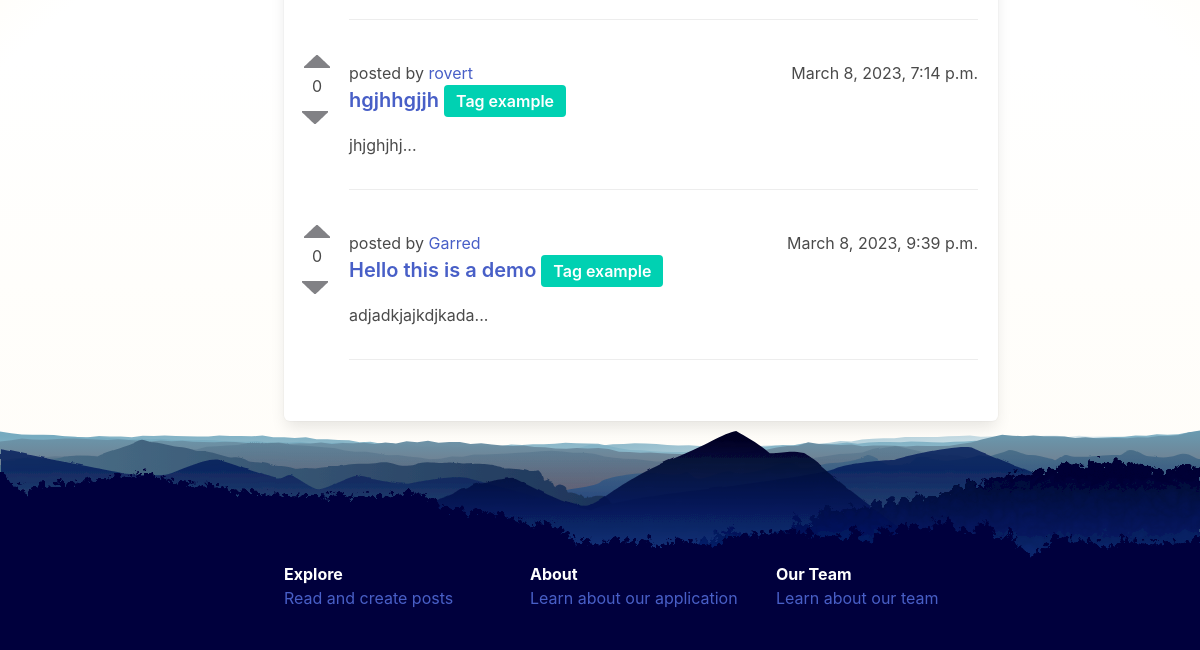
Before: /discussions (lower part) with the older database file.
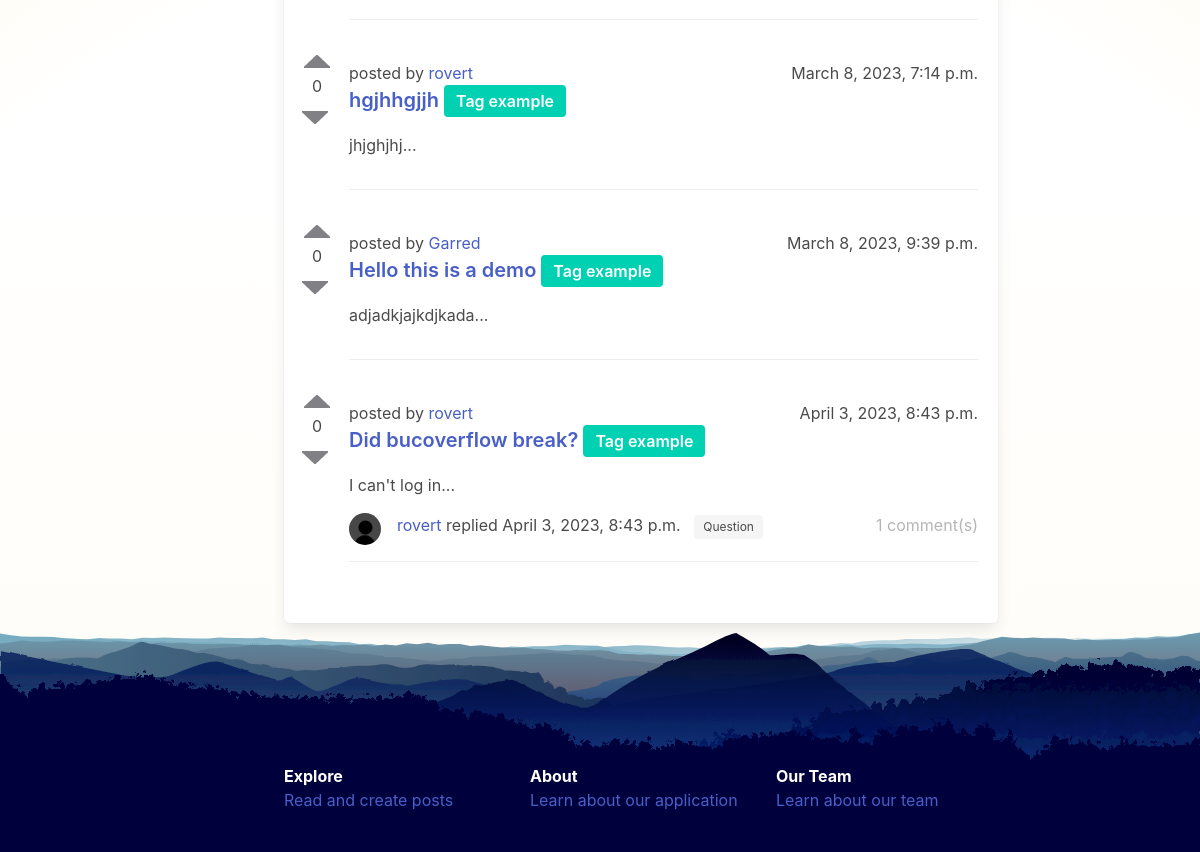
After: the same page with the newer database file.
### BucOverflow/models.py (models this page shows, shortened)
class Post(models.Model):
    title = models.CharField(max_length=100, default='no title')
    slug = models.SlugField(max_length=400, unique=True, blank=True)
    user = models.ForeignKey(Author, on_delete=models.CASCADE)
    content = models.TextField(blank=True,max_length=10000, default='')
    created_at = models.DateTimeField(auto_now_add=True)
    comments = models.ManyToManyField(Comment, blank=True)
    karma = models.IntegerField(default=0)
    def __str__(self):
        return (
            f"{self.content[:30]}..."
        )

class Author(models.Model):
    user = models.ForeignKey(User, on_delete=models.CASCADE)
    fullname = models.CharField(max_length=40, blank=True)
    slug = models.SlugField(max_length=400, unique=True, blank=True)
    bio = models.TextField(blank=True,max_length=10000, default='Welcome to my page!')
    karma = models.IntegerField(default=0)
    def __str__(self):
        return self.user.username

class Comment(models.Model):
    user = models.ForeignKey(Author, on_delete=models.CASCADE)
    content  = models.TextField(blank=True,max_length=10000, default='')
    created_at = models.DateTimeField(auto_now_add=True)
    replies = models.ManyToManyField(Reply, blank=True)
    karma = models.IntegerField(default=0)

### BucOverflow/views.py (the view)
# urls.py: path("discussions", views.discussions, name="discussions"),
def discussions(request):
    posts = Post.objects.all()
    context = { 'posts' : posts,}
    return render(request, "discussions.html", context)

### BucOverflow/templates/discussions.html (shortened to what this page needs)
{% extends "base.html" %}
{% block content %}
{% load static %}
<!DOCTYPE html>
<body>
  <link rel="stylesheet" type='text/css' href="{% static 'vote.css' %}">
  <section class="container">
    <div class="columns">
            <div class="column is-2">
            </div>
      <div class="column is-9">
        <div class="box content">
          {% for post in posts %}
          <article class="post" style="padding-bottom: 25px;">
            <div class="columns">
              <div class="coulmn is-2">
                <div style="display: flex; flex-direction: column;">
                  <span onclick="like_function({{post.pk}})" id="like-{{post.pk}}" class="vote_up_off"></span>
                  <div style="padding-left: 20px;" id="counter-{{post.pk}}"> {{ post.karma }} </div>
                  <span onclick="dislike_function({{post.pk}})" id="dislike-{{post.pk}}" class="vote_down_off"></span>
                </div>
              </div>
              <div class="column">
                        <div class="media">
                          <div class="media-left"><p>posted by <a href="profile/{{post.user.slug}}/">{{ post.user }}</a></p></div>
                          <div class="media-right"><p>{{ post.created_at }}</p></div>
                        </div>
                        <h4><a href="post/{{post.slug}}/">{{ post.title }}</a> <span class="tag is-primary is-medium ">Tag example</span> </h4>
                        <p>{{post}}</p>
                        {% if post.comments.all.0 %}
                        <div class="media">
                          <div class="media-left">
                            <p class="image is-32x32">
                              <img style="border-radius: 50%;" src="{% static 'profile.jpg' %}"  width="112" height="112">
                            </p>
                          </div>
                          <div class="media-content">
                            <div class="content">
                              <p>
                                <a href="profile/{{post.comments.all.0.user.slug }}/">{{ post.comments.all.0.user }}</a> replied {{post.comments.all.0.created_at}}  &nbsp;
                                <span class="tag">Question</span>
                              </p>
                            </div>
                          </div>
                          <div class="media-right">
                            <span class="has-text-grey-light"> {{ post.comments.all.count }} comment(s)</span>
                          </div>
                        </div>
                        <div class="media"></div>
                        {% else %}
                        <div class="media"></div>
                        {% endif  %}
              </div>
            </div>
            </article>
            {% endfor %}
          </div>
        </div>
    </div>
  </section>
</body>
</html>
{% endblock content%}

### BucOverflow/templates/base.html (shortened to what this page needs)
{% load static %}
<html lang="en">
<head>
  <link rel="stylesheet"
        href="https://cdn.jsdelivr.net/npm/bulma@0.9.3/css/bulma.min.css">
<body>
{% block content %}
{% endblock content%}
<img src="{% static 'mountains.svg' %}">
<div style><strong>
  <footer class="site-footer">
    <div class="container">
        <div class="columns">
            <div class="column is-3 is-offset-2">
                <string style="color:white;">Explore</strong>
                <ul>
                    <li><a href="/bucoverflow/discussions">Read and create posts</a></li>
                </ul>
            </div>
            <div class="column is-3">
                <strong style="color:white;">About</strong>
                <ul>
                    <li><a href="/bucoverflow/about">Learn about our application</a></li>
                </ul>
            </div>
            <div class="column is-4">
                <strong style="color:white;">Our Team</strong>
                <ul>
                    <li><a href="/bucoverflow/ourteam">Learn about our team</a></li>
                </ul>
            </div>
</body>
</html>

### BucOverflow/static/vote.css (style rules this page uses)
.vote_up_off { display: inline-block; overflow: hidden; width: 40px; height: 25px; cursor: pointer; background: url("/static/upvote.png"); background-position: 0 -25px; margin-left: 5px; }
.vote_down_off { display: inline-block; overflow: hidden; width: 40px; height: 25px; cursor: pointer; background: url("/static/downvote.png"); background-position: 0 -1px; margin-top: 3px; }

### BucOverflow/templates/base.html (style rules this page uses)
.site-footer { background: #00003d; height: 100px; }
body { background: url(https://www.etsu.edu/_images/background_images/noise.png) repeat 0 0, radial-gradient(circle at 50% 100%, hsla(0,0%,100%,0.1) 50%, hsla(44,100%,59%,0.1) 66%, hsla(209,36%,54%,0.3) 100%) no-repeat fixed, linear-gradient(to bottom, #ffffff 62%,hsla(44,100%,59%,0.1) 138%) no-repeat fixed; }

Changed rows visible on the page:
added Post: karma "0", user "rovert", created_at "April 3, 2023, 8:43 p.m.", title "Did bucoverflow break?", content "I can't log in...", comments.all.0.user "rovert", comments.all.0.created_at "April 3, 2023, 8:43 p.m.", comments.all.count "1"
